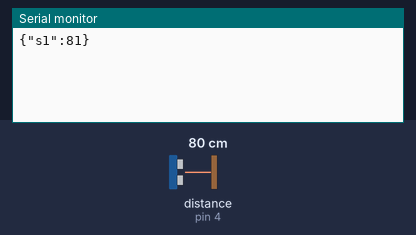
Simulated run of this sketch. Board: Arduino Uno, built with avr-gcc and run on an emulated ATmega328P. Shown: the last lines printed to the serial monitor. Inputs (shaded band) come from the test bench; at power-on: distance to the obstacle (sensor on pin 4) 80 cm. The echo pulse lasts 58.3 µs per cm.

Above: at 1.2 s.
1.3 s: distance to the obstacle (sensor on pin 4) set to 2 cm
At 2.7 s:
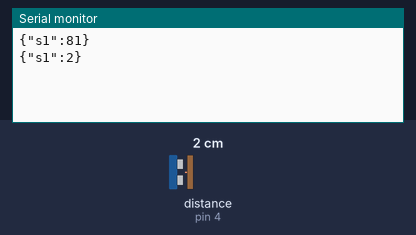
2.8 s: distance to the obstacle (sensor on pin 4) set to 4 cm
At 5.4 s:
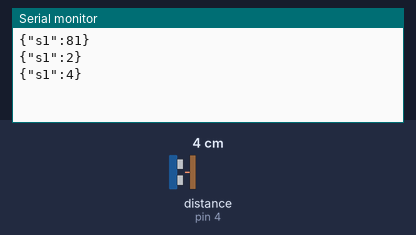
Timing chart, 0 to 6.9 s (numbered marks = the images above; inputs shaded):
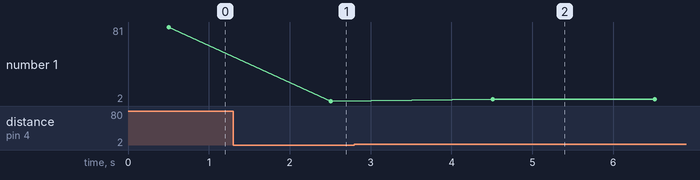

Measured:
- after the input at 1.3 s, the serial monitor: prints a new line after 1.2 s (image 1)
- after the input at 2.8 s, the serial monitor: prints a new line after 1.7 s (image 2)
- plotted number 1: 81 → 2 after the input at 1.3 s, 2 → 4 after the input at 2.8 s

The sketch:

artfulsensor.ino
```cpp
/*
 * Artful Protest - artfulsensor.ino
 * Dev - MARIa deniSE Yala
 *
 * This code was created with help from examples by Nick Puckett & Kate Hartman
 * from the Creaton & Computation - Digital Futures, OCAD Univeristy
 *
 * Send 1 value to p5.js
 * Values formatted as JSON objects
 *
 * Reads an Ultrasonic Proximity Sensor using the NewPing Library
 * To install go to "Tools" -> "Manage Libraries" and search for "NewPing"
 *
 * Last Modified - 07 / 11 / 18
 */
#include <Wire.h>
#include <Adafruit_Sensor.h>
#include <ArduinoJson.h> // Instal version 5.13.3
#include <NewPing.h>

const int triggerPin = 3;
const int echoPin = 4;
float duration, distance; // Length of soundwave, how far away

int maxDist = 200; // Max distance helps sensor return a clearer value
int dVal; // Variable to hold the distance value

unsigned long lastSend;
int sendRate = 500;

NewPing proximity1(triggerPin, echoPin, maxDist); // Sets up the sensor object

void setup() {
  // put your setup code here, to run once:
  // triggerPin - OUTPUT, echoPin - INPUT
  pinMode(triggerPin, OUTPUT);
  pinMode(echoPin, INPUT);
  // Start serial communications
  Serial.begin(9600);
}

void loop() {
  // Sensor is triggered at a high pulse of 10
  // Trigger a low burst first to ensure a clean high signal
  digitalWrite(triggerPin, LOW);
  delayMicroseconds(2);
  digitalWrite(triggerPin, HIGH);
  delayMicroseconds(10);
  digitalWrite(triggerPin, LOW);

  duration = pulseIn(echoPin, HIGH);
  // Print the values
  dVal = proximity1.ping_cm(); // Get the distance value in cm
  /*
  Serial.println("Distance: ");
  Serial.println(dVal);
  Serial.println("");
  */

  // Use a timer to stabilize sending data
  if(millis()-lastSend >= sendRate){
    DynamicJsonBuffer messageBuffer(200); // Create a buffer for the JSON object
    JsonObject& p5Send = messageBuffer.createObject(); // Create a JsonObject variable in that buffer

    p5Send["s1"] = dVal; // Assign distance to the key "s1" in the json object

    p5Send.printTo(Serial); // print JSON object to string
    Serial.println(); // print a newline character to the serial port to distinguish between objects

    lastSend = millis();
    delay(2000);
  }
}

/*
 * REFERENCES
 * __________
 *
 * Sensor Code - Getting Started with the HC-SR04 Ultrasonic sensor
 * https://www.hackster.io/Isaac100/getting-started-with-the-hc-sr04-ultrasonic-sensor-036380
 *
 * DigitalFuturesOCADU/CC18
 * https://github.com/DigitalFuturesOCADU/CC18/blob/master/P5_Arduino_Serial_IO/send_receive_Multiple/JSON%20Protocol/Input/2inputs/Arduino/arduinoP5serialJson_1button_1ana/arduinoP5serialJson_1button_1ana.ino
 */
```
